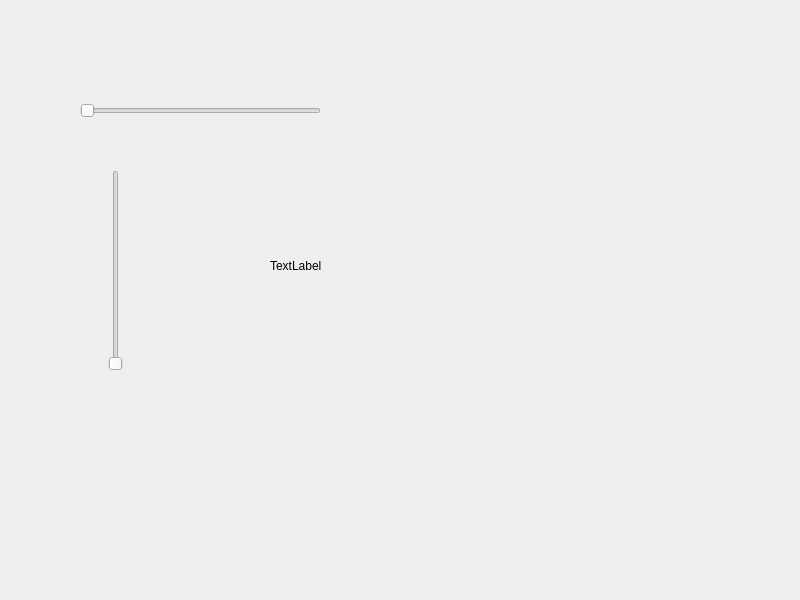
<?xml version="1.0" encoding="UTF-8"?>
<ui version="4.0">
 <class>Widget</class>
 <widget class="QWidget" name="Widget">
  <property name="geometry">
   <rect>
    <x>0</x>
    <y>0</y>
    <width>800</width>
    <height>600</height>
   </rect>
  </property>
  <property name="windowTitle">
   <string>Widget</string>
  </property>
  <widget class="QSlider" name="horizontalSlider">
   <property name="geometry">
    <rect>
     <x>80</x>
     <y>80</y>
     <width>241</width>
     <height>61</height>
    </rect>
   </property>
   <property name="orientation">
    <enum>Qt::Horizontal</enum>
   </property>
  </widget>
  <widget class="QSlider" name="verticalSlider">
   <property name="geometry">
    <rect>
     <x>80</x>
     <y>170</y>
     <width>71</width>
     <height>201</height>
    </rect>
   </property>
   <property name="orientation">
    <enum>Qt::Vertical</enum>
   </property>
  </widget>
  <widget class="QLabel" name="label">
   <property name="geometry">
    <rect>
     <x>270</x>
     <y>230</y>
     <width>191</width>
     <height>71</height>
    </rect>
   </property>
   <property name="text">
    <string>TextLabel</string>
   </property>
  </widget>
 </widget>
 <resources/>
 <connections/>
</ui>
